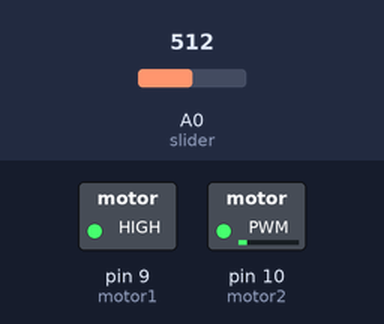
A sketch run on a simulated Arduino Uno, built with avr-gcc and run on an emulated ATmega328P. On the bench: switched loads named in the sketch (green lamp = pin HIGH). The test bench sets the inputs (shaded band); at power-on: A0 (slider) = 512.

Above: at 1.2 s.
1.3 s: A0 (slider) set to 500
At 2.5 s:
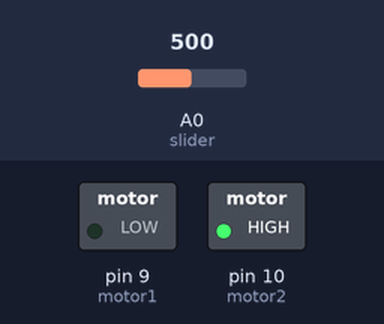
2.8 s: A0 (slider) set to 306
At 3.8 s:
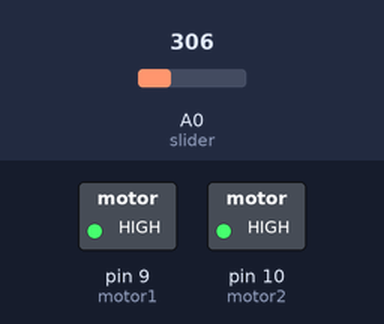
Timing chart, 0 to 5.8 s (numbered marks = the images above; inputs shaded):
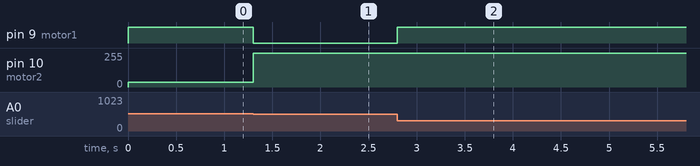

The sketch:

pid_controller_not_working.ino
```cpp
/*
 * Author: Clemens Valens (www.polyvalens.com)
 * Book: Mastering Microcontrollers Helped By Arduino
 * WWW: www.elektor.com/arduinobook
 * ISBN: 978-1-907920-23-3
 *
 * Not working PID controller
 */

char motor1 = 9;
char motor2 = 10;
char slider = A0;
const float Kr = 1.95; // Proportional gain.
float yi[2] = { 0.0, 0.0 }; // Low-pass filter 1.
float ki[2];
float yd[2] = { 0.0, 0.0 }; // Low-pass filter 2.
float kd[2];
int target = 500; // Target value.

float lpf(int sample, float coeffs[], float y[])
{
  y[0] = coeffs[1]*sample + coeffs[0]*y[1];
  y[1] = y[0]; // One-sample delay.
  return y[0];
}

void setup(void)
{
  pinMode(motor1,OUTPUT);
  digitalWrite(motor1,LOW);
  pinMode(motor2,OUTPUT);
  digitalWrite(motor2,LOW);
  pinMode(slider,INPUT);
}

void loop(void)
{
  int error;
  float spd_p;
  float spd_d;
  float spd_i;
  int spd;

  int val = analogRead(slider);

  // Calculate error.
  error = target - val;

  // Calculate proportionnal part (P).
  spd_p = error*Kr;
  // Calculate integral part (I).
  spd_i = lpf(error,ki,yi);
  // Calculate differential part (D).
  spd_d = error - lpf(error,kd,yd);
  // Add P, I & D.
  spd = spd_p + spd_i + spd_d;

  if (spd<0)
  {
    // Clockwise.
    digitalWrite(motor1,HIGH);
    analogWrite(motor2,-spd);
  }
  else
  {
    // Counter clockwise.
    digitalWrite(motor2,HIGH);
    analogWrite(motor1,spd);
  }
}
```

Measured:
- the behaviour switches between 501 and 500 on A0 (slider) (found by bisection; images 0 and 1)
- after the input at 1.3 s, pin 9 (motor1): HIGH → LOW at once; pin 10 (motor2): 35/255 → 255/255 at once
- after the input at 2.8 s, pin 9 (motor1): LOW → HIGH at once
